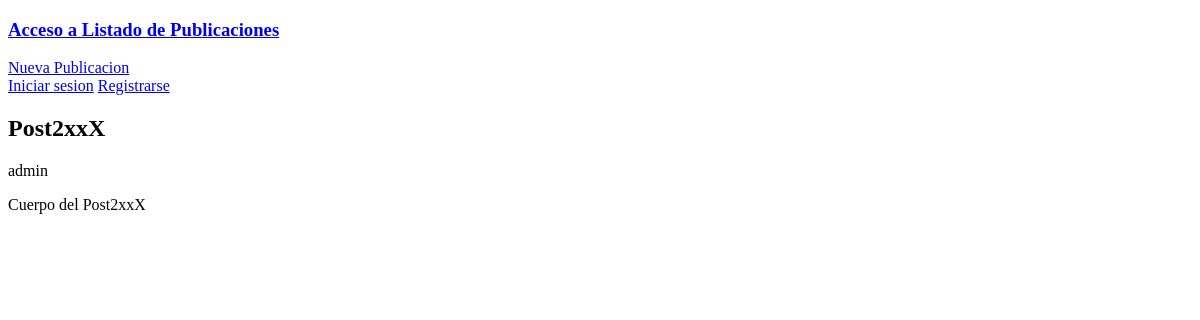
/publication/2/, run on an earlier commit of the app's database.
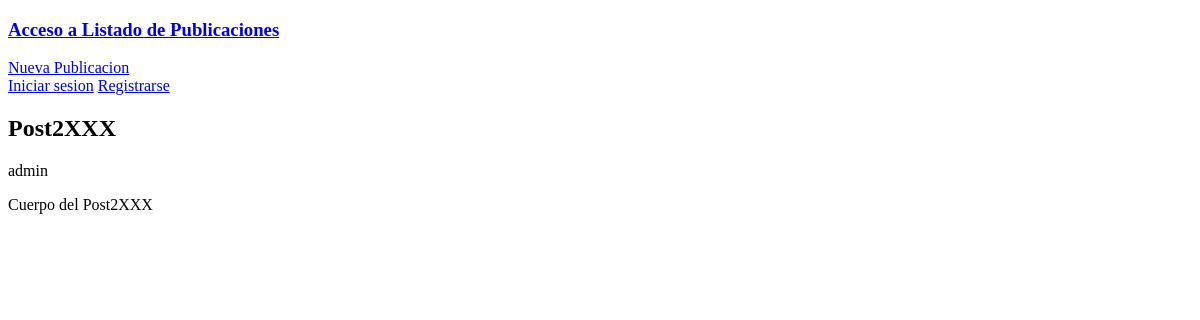
And on a later commit of the database.
### blog/models.py (models this page shows, shortened)
class Publication(models.Model):
    title = models.CharField(max_length=100)
    body = models.TextField(max_length=1000)
    author= models.ForeignKey('auth.User', on_delete=models.CASCADE)
    date= models.DateTimeField(auto_now_add=True)
    updated = models.DateTimeField(auto_now=True)

### blog/views.py (the view, shortened to what this page needs)
# urls.py: path('publication/<int:pk>/', PublicationDetailView.as_view(), name='publication-detail'),
class PublicationDetailView(DetailView, LoginRequiredMixin, UserPassesTestMixin):
    model = Publication
    template_name = 'publication-detail.html'

### templates/publication-detail.html (shortened to what this page needs)
{% extends "_base.html" %}
{% block content %}
    <h2>{{ publication.title }}</h2>
    <p>{{ publication.author }}</p>
    <p>{{ publication.body }}</p>
{% endblock content %}

What changed in the data, as far as the page shows it:
changed Publication "admin": title "Post2xxX" → "Post2XXX"; body "Cuerpo del Post2xxX" → "Cuerpo del Post2XXX"
